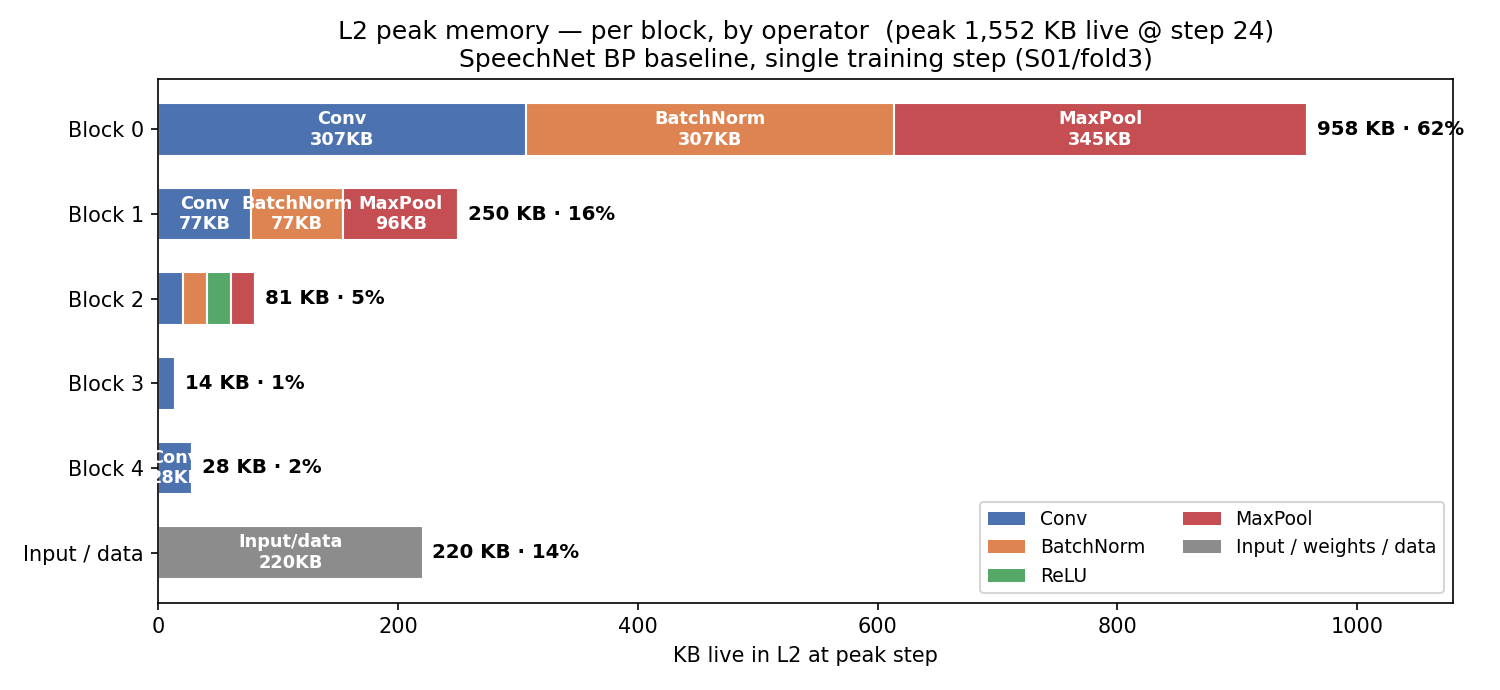

Write the Python code that produced this figure.
import re, matplotlib
matplotlib.use("Agg"); import matplotlib.pyplot as plt; import numpy as np
from matplotlib.patches import Patch
exec(open("/tmp/mem_common.py").read())
d=parse("memory_alloc_deeployStates.html"); cap,bL2=d["L2"]
psum,tp,live=peaksum(bL2)
def block_of(n):
    m=re.search(r'blocks_(\d+)_',n)
    if m: return f"Block {m.group(1)}"
    if any(k in n for k in ["Gemm","fc","Softmax","ReduceSum","Reshape","Flatten"]) and not n.startswith(("input","output")): return "Head / FC"
    return "Input / data"
def op_of(n):
    m=re.search(r'blocks_\d+_blocks_\d+_\d+_([A-Za-z]+)',n)
    op=m.group(1) if m else ("Gemm" if ("Gemm" in n or "fc" in n) else "Softmax" if "Softmax" in n else "ReduceSum" if "ReduceSum" in n else "Reshape" if "Reshape" in n else "Input/data")
    return {"Relu":"ReLU","BatchNormalization":"BatchNorm","GlobalAveragePool":"GlobalAvgPool","AveragePool":"AvgPool"}.get(op,op)
agg={}
for b in live: agg[(block_of(b[0]),op_of(b[0]))]=agg.get((block_of(b[0]),op_of(b[0])),0)+b[3]
rows=["Block 0","Block 1","Block 2","Block 3","Block 4","Input / data"]
ops=["Conv","BatchNorm","ReLU","MaxPool","Gemm","Softmax","Input/data"]
col={"Conv":"#4C72B0","BatchNorm":"#DD8452","ReLU":"#55A868","MaxPool":"#C44E52",
     "Gemm":"#8172B3","Softmax":"#937860","Input/data":"#8c8c8c"}
lbl={"Input/data":"Input / weights / data"}
fig,ax=plt.subplots(figsize=(10,4.6))
y=np.arange(len(rows))[::-1]
for i,bl in zip(y,rows):
    left=0
    for o in ops:
        v=agg.get((bl,o),0)/1024
        if v<=0: continue
        ax.barh(i,v,left=left,color=col[o],edgecolor="white",height=0.62)
        if v>25: ax.text(left+v/2,i,f"{o}\n{v:,.0f}KB",ha="center",va="center",color="white",fontsize=8.5,fontweight="bold")
        left+=v
    tot=sum(agg.get((bl,o),0) for o in ops)/1024
    ax.text(left+8,i,f"{tot:,.0f} KB · {100*tot*1024/psum:.0f}%",va="center",fontsize=9.5,fontweight="bold")
ax.set_yticks(y); ax.set_yticklabels(rows)
ax.set_xlabel("KB live in L2 at peak step"); ax.set_xlim(0,1080)
ax.set_title(f"L2 peak memory — per block, by operator  (peak {psum/1024:,.0f} KB live @ step {tp})\nSpeechNet BP baseline, single training step (S01/fold3)")
seen=[o for o in ops if any(agg.get((bl,o),0)>0 for bl in rows)]
ax.legend(handles=[Patch(facecolor=col[o],label=lbl.get(o,o)) for o in seen],loc="lower right",fontsize=9,frameon=True,ncol=2)
plt.tight_layout(); plt.savefig("mem_fig5_peak_per_block_by_operator.png",dpi=150); plt.close()
print("fig5 written")
